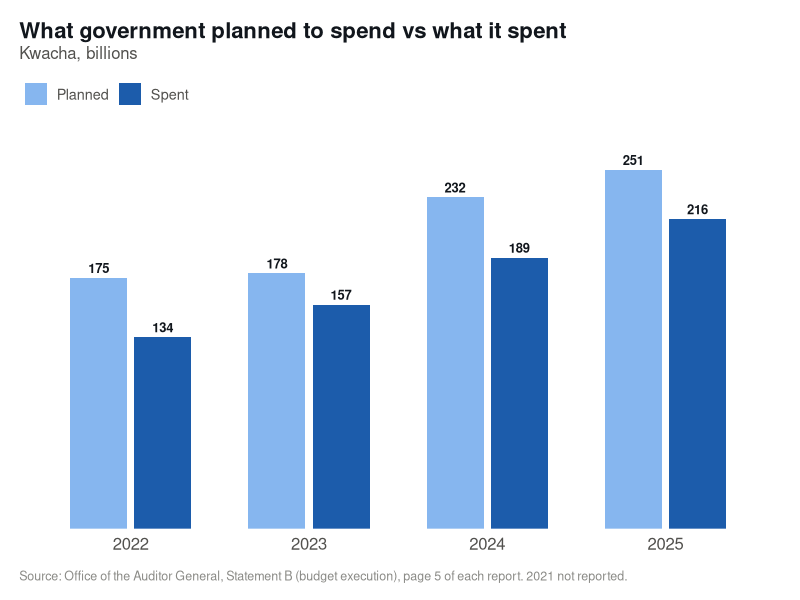
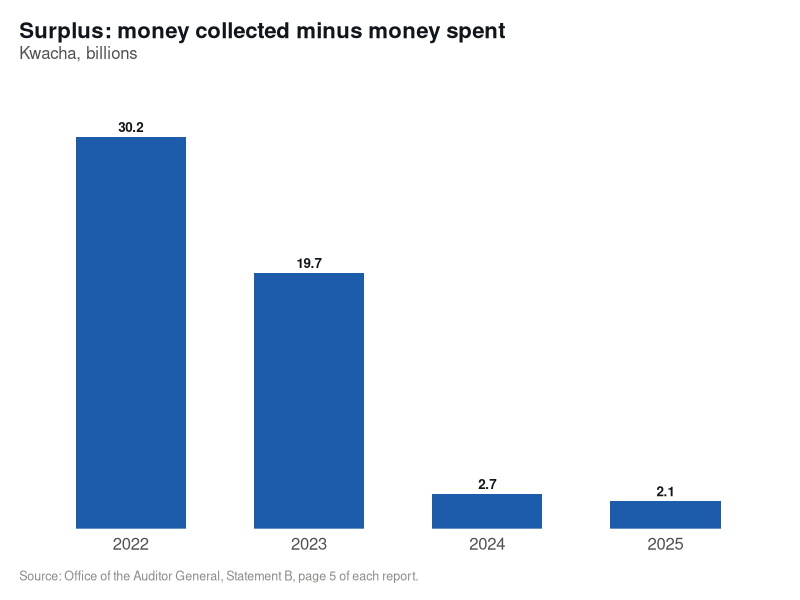
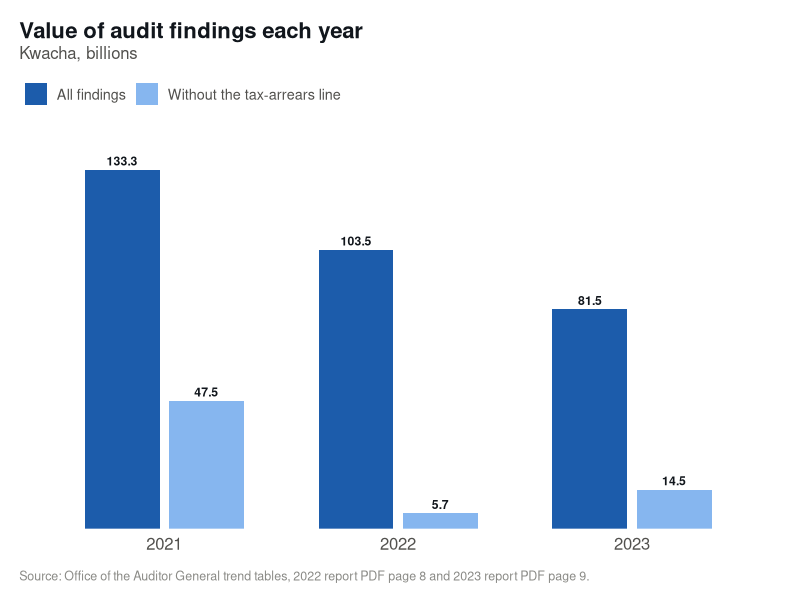
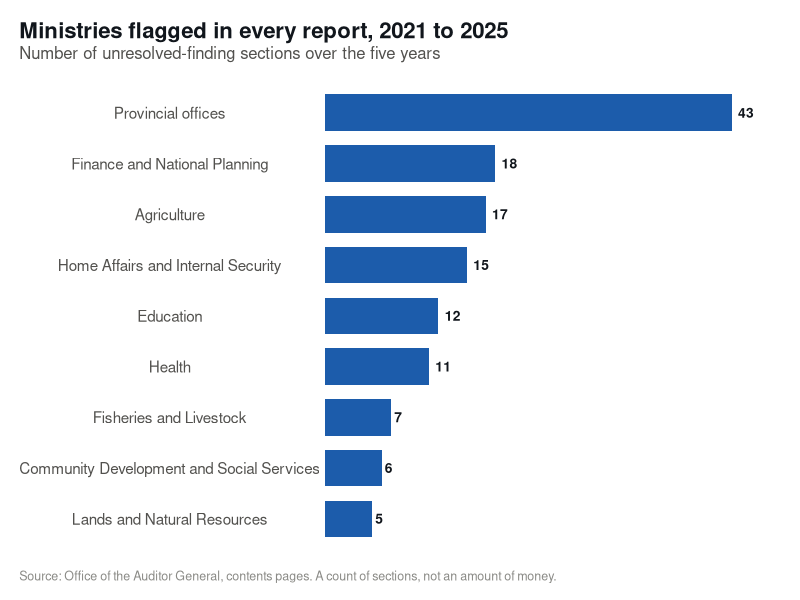

Write R code to recreate these figures, in order.
## ---- chunk 1
library(readr); library(dplyr); library(tidyr); library(stringr)
library(forcats); library(ggplot2); library(scales); library(knitr)

# --- Validated colour palette (dataviz reference palette; CVD-checked) --------
C_BLUE   <- "#1c5cab"   # primary magnitude
C_BLUE_L <- "#86b6ef"   # light companion (planned / part-of-whole)
INK  <- "#11161c"; INK2 <- "#52514e"; MUTED <- "#8a8a86"
GRID <- "#e7e7e3"; SURFACE <- "#ffffff"

theme_report <- function(base = 13) {
  theme_minimal(base_size = base) +
  theme(
    plot.background   = element_rect(fill = SURFACE, colour = NA),
    panel.background  = element_rect(fill = SURFACE, colour = NA),
    panel.grid.minor  = element_blank(),
    panel.grid.major.x = element_blank(),
    panel.grid.major.y = element_blank(),
    axis.ticks = element_blank(),
    axis.title = element_blank(),
    axis.text.y = element_blank(),
    axis.text.x = element_text(colour = INK2, size = base - 1),
    plot.title    = element_text(face = "bold", size = base + 3, colour = INK,
                                 margin = margin(b = 2)),
    plot.subtitle = element_text(size = base - 1, colour = INK2, margin = margin(b = 14)),
    plot.caption  = element_text(size = base - 4, colour = MUTED, hjust = 0,
                                 margin = margin(t = 12)),
    plot.title.position = "plot", plot.caption.position = "plot",
    legend.position = "top", legend.justification = "left",
    legend.title = element_blank(), legend.text = element_text(colour = INK2),
    legend.margin = margin(b = 2),
    plot.margin = margin(16, 20, 12, 14))
}
lab <- function(mapping) geom_text(mapping, colour = INK, fontface = "bold",
                                   size = 3.4, vjust = -0.5)

fisc  <- read_csv("data_clean/fiscal_outturn.csv", show_col_types = FALSE)
cats  <- read_csv("data_clean/findings_by_category_tidy.csv", show_col_types = FALSE)
paras <- read_csv("data_clean/unresolved_paragraphs.csv", show_col_types = FALSE)
obs   <- read_csv("data_clean/notable_observations.csv", show_col_types = FALSE) |>
  mutate(headline_amount = suppressWarnings(as.numeric(headline_amount)))
contr <- read_csv("data_clean/contracts_flagged.csv", show_col_types = FALSE) |>
  mutate(across(c(contract_value, amount_at_issue), ~suppressWarnings(as.numeric(.))))

money <- function(v, cur) {
  ifelse(is.na(v), "not stated",
  ifelse(cur == "USD",
    ifelse(v >= 1e6, paste0("US$", comma(v/1e6, accuracy = 0.1), "m"),
                     paste0("US$", comma(v, accuracy = 1))),
    ifelse(v >= 1e9, paste0("K", comma(v/1e9, accuracy = 0.01), "bn"),
    ifelse(v >= 1e6, paste0("K", comma(v/1e6, accuracy = 0.1), "m"),
                     paste0("K", comma(v, accuracy = 1))))))
}
short_min <- function(x) x |>
  str_replace("Ministry of ", "") |>
  str_replace("Office of the President - Provincial Administration", "Provincial offices") |>
  str_replace("Office of the Vice President \\(DMMU\\)", "Disaster unit (DMMU)")
## ---- chunk 2
f <- fisc |> filter(financial_year == 2025)
tibble(
  " " = c("Government planned to spend (2025)","Government actually spent (2025)",
          "Left unspent against the plan (2025)","Surplus: collected minus spent (2025)",
          "Open audit questions in 2025","Open audit questions in 2022"),
  "Amount / figure" = c(
    money(f$final_budget_payments, "ZMW"), money(f$actual_payments, "ZMW"),
    money(f$final_budget_payments - f$actual_payments, "ZMW"),
    money(f$surplus_deficit, "ZMW"), "27", "40")) |> kable()
## ---- chunk 3
#| fig-width: 8
#| fig-height: 4.6
fisc |> filter(!is.na(actual_payments)) |>
  select(financial_year, Planned = final_budget_payments, Spent = actual_payments) |>
  pivot_longer(-financial_year, names_to = "which", values_to = "k") |>
  mutate(which = factor(which, levels = c("Planned","Spent"))) |>
  ggplot(aes(factor(financial_year), k/1e9, fill = which)) +
  geom_col(position = position_dodge(width = .72), width = .64) +
  geom_text(aes(label = comma(k/1e9, accuracy = 1), group = which),
            position = position_dodge(width = .72), vjust = -0.5,
            colour = INK, size = 3.3, fontface = "bold") +
  scale_fill_manual(values = c(Planned = C_BLUE_L, Spent = C_BLUE)) +
  scale_y_continuous(expand = expansion(mult = c(0, .12))) +
  labs(title = "What government planned to spend vs what it spent",
       subtitle = "Kwacha, billions",
       caption = "Source: Office of the Auditor General, Statement B (budget execution), page 5 of each report. 2021 not reported.") +
  theme_report()
## ---- chunk 4
#| fig-width: 8
#| fig-height: 4
fisc |> filter(!is.na(surplus_deficit)) |>
  ggplot(aes(factor(financial_year), surplus_deficit/1e9)) +
  geom_col(fill = C_BLUE, width = .62) +
  lab(aes(label = comma(surplus_deficit/1e9, accuracy = 0.1))) +
  scale_y_continuous(expand = expansion(mult = c(0, .14))) +
  labs(title = "Surplus: money collected minus money spent",
       subtitle = "Kwacha, billions",
       caption = "Source: Office of the Auditor General, Statement B, page 5 of each report.") +
  theme_report()
## ---- chunk 5
#| fig-width: 8
#| fig-height: 4.6
pick <- tibble(financial_year = c(2021L,2022L,2023L), report_year = c(2022L,2023L,2023L))
series <- cats |> inner_join(pick, by = c("financial_year","report_year")) |>
  mutate(arrears = str_detect(str_to_lower(category_printed), "tax arrears"))
series |> group_by(financial_year) |>
  summarise(`All findings` = sum(amount_kwacha, na.rm = TRUE),
            `Without the tax-arrears line` = sum(amount_kwacha[!arrears], na.rm = TRUE),
            .groups = "drop") |>
  pivot_longer(-financial_year, names_to = "measure", values_to = "k") |>
  mutate(measure = factor(measure, levels = c("All findings","Without the tax-arrears line"))) |>
  ggplot(aes(factor(financial_year), k/1e9, fill = measure)) +
  geom_col(position = position_dodge(width = .72), width = .64) +
  geom_text(aes(label = comma(k/1e9, accuracy = .1), group = measure),
            position = position_dodge(width = .72), vjust = -0.5,
            colour = INK, size = 3.1, fontface = "bold") +
  scale_fill_manual(values = c("All findings" = C_BLUE,
                               "Without the tax-arrears line" = C_BLUE_L)) +
  scale_y_continuous(expand = expansion(mult = c(0, .12))) +
  labs(title = "Value of audit findings each year",
       subtitle = "Kwacha, billions",
       caption = "Source: Office of the Auditor General trend tables, 2022 report PDF page 8 and 2023 report PDF page 9.") +
  theme_report()
## ---- chunk 6
obs |> filter(section == "Revenue", !is.na(headline_amount)) |>
  arrange(desc(financial_year), desc(headline_amount)) |>
  transmute(Year = financial_year, Ministry = short_min(ministry_std),
            `What the report records` = observation,
            Amount = money(headline_amount, currency), Page = paste0("p", source_pdf_page)) |>
  kable()
## ---- chunk 7
obs |> filter(section == "Expenditure", !is.na(headline_amount)) |>
  arrange(desc(financial_year), desc(headline_amount)) |>
  transmute(Year = financial_year, Ministry = short_min(ministry_std),
            `What the report records` = observation,
            Amount = money(headline_amount, currency), Page = paste0("p", source_pdf_page)) |>
  kable()
## ---- chunk 8
n <- nrow(contr)
undel <- sum(contr$delivered %in% c("No","Partial"))
ss <- sum(str_detect(contr$procurement_method, "single-source|uncompetitive"))
flagprice <- sum(str_detect(contr$issue_flagged, "overpriced|unsupported|price not established|under-declaration"))
## ---- chunk 9
contr |>
  arrange(desc(financial_year)) |>
  transmute(Year = financial_year,
            Ministry = short_min(ministry_std),
            Supplier = supplier,
            `Contract` = description,
            Value = money(contract_value, contract_currency),
            Delivered = recode(delivered, "NA" = "not stated", .missing = "not stated"),
            `Auditors flagged` = issue_flagged,
            Page = paste0("p", source_pdf_page)) |>
  kable()
## ---- chunk 10
#| fig-width: 8
#| fig-height: 5
paras |> group_by(ministry_std) |>
  summarise(years = n_distinct(financial_year), n = n(), .groups = "drop") |>
  filter(years == 5) |>
  mutate(name = short_min(ministry_std), name = fct_reorder(name, n)) |>
  ggplot(aes(n, name)) +
  geom_col(fill = C_BLUE, width = .72) +
  geom_text(aes(label = n), hjust = -0.4, colour = INK, fontface = "bold", size = 3.5) +
  scale_x_continuous(expand = expansion(mult = c(0, .1))) +
  labs(title = "Ministries flagged in every report, 2021 to 2025",
       subtitle = "Number of unresolved-finding sections over the five years",
       caption = "Source: Office of the Auditor General, contents pages. A count of sections, not an amount of money.") +
  theme_report() +
  theme(axis.text.y = element_text(colour = INK2, size = 11),
        axis.text.x = element_blank())
